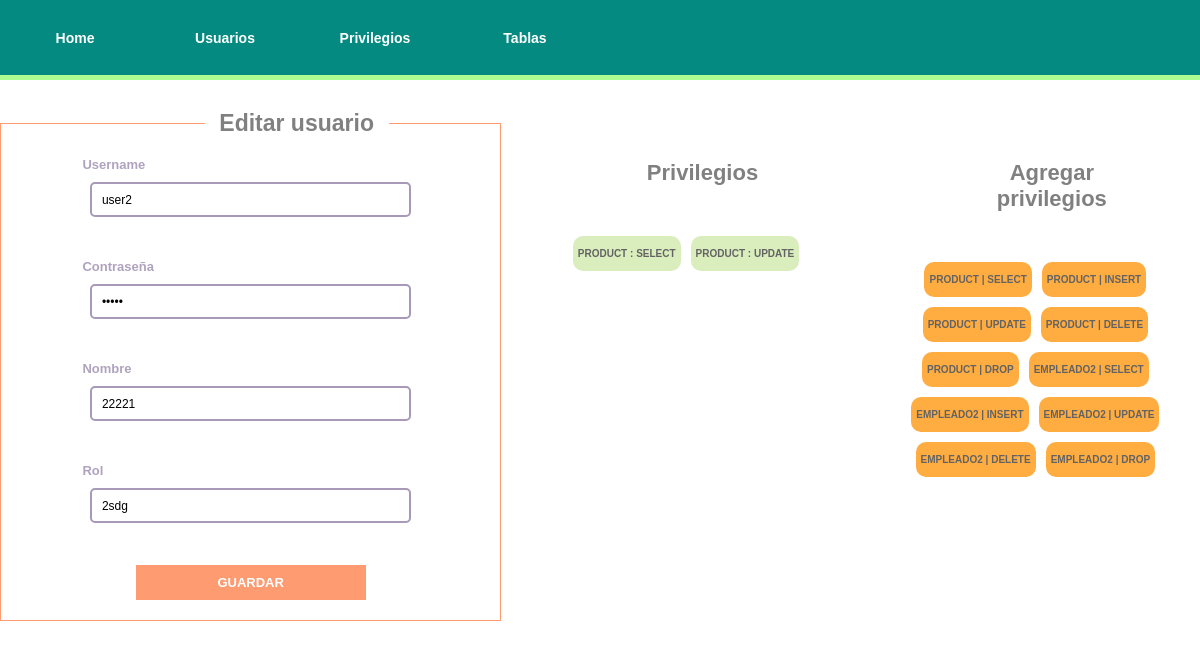
Page /administration/Users/10/EditUser/ on the earlier database version.
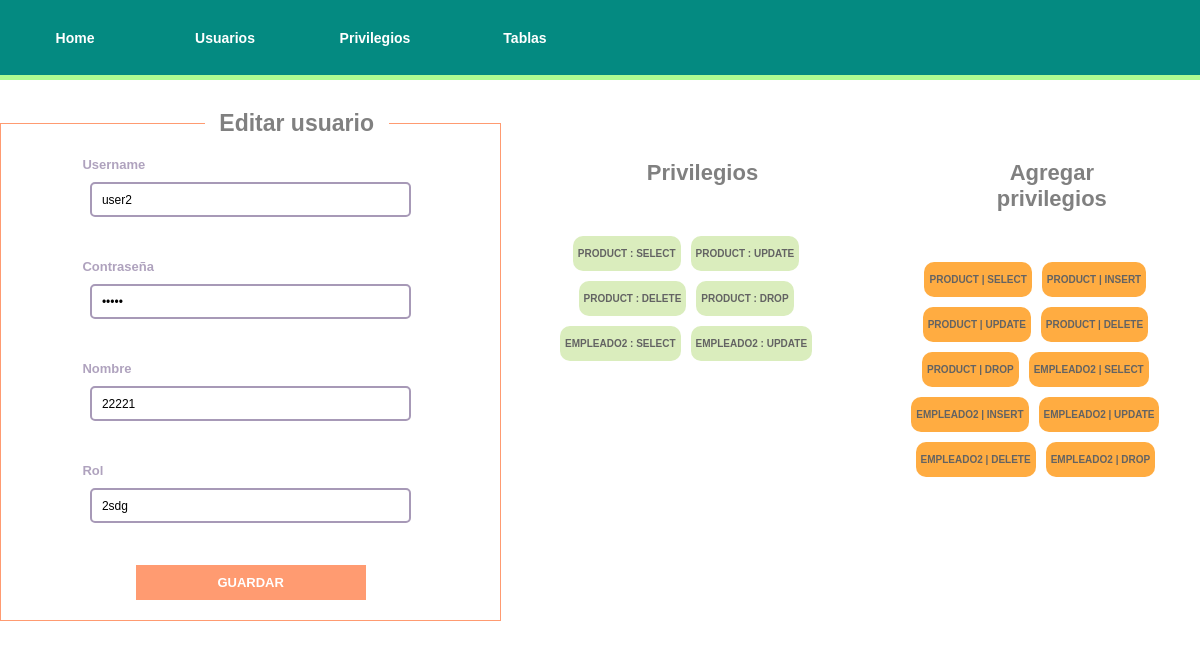
Same page on the later database version.
### administration/models.py (models this page shows, shortened)
class Control(models.Model):
    user = models.ForeignKey(User, on_delete = models.CASCADE)
    privilege = models.ForeignKey(Privilege, on_delete = models.CASCADE)
    table = models.ForeignKey(Table, on_delete = models.CASCADE)

class Table(models.Model):
    table = models.CharField(max_length = 50)
    description = models.CharField(max_length = 100)
    def __str__(self) -> str:
        return self.table

class Privilege(models.Model):
    privilege =  models.CharField(max_length = 50)
    description = models.CharField(max_length = 100)
    def __str__(self) -> str:
        return self.privilege

### administration/views.py (the view)
# urls.py: path("Users/<int:user_id>/EditUser/",views.editUser,name="edit_user"),
def editUser(request, user_id):
    tables={}
    privileges ={}
    for t in Table.objects.all():
        tables[t.id] = t.table
    for p in Privilege.objects.all():
        privileges[p.id]=p.privilege
    user=get_object_or_404(User, pk=user_id)
    priv = user.control_set.all()
    privs = {}
    for p in priv:
        privs[Table.objects.get(pk=p.table.id).table]=Privilege.objects.get(pk=p.privilege.id).privilege
    return render(request, "administration/new_user.html", {"user_obj":user,"privs":priv, "privileges":privileges, "tables":tables})

### administration/templates/administration/new_user.html (shortened to what this page needs)
{% load static %}
<!DOCTYPE html>
<html lang="es">
<head>
    <link rel="stylesheet" href="{% static 'styles/styles.css' %}">
</head>
<body>
    <nav>
        <ul>
            <li><a href="{% url 'administration:index' %}">Home</a></li>
            <li><a href="{% url 'administration:users' %}">Usuarios</a></li>
            <li><a href="{% url 'administration:privileges' %}">Privilegios</a></li>
            <li><a href="{% url 'administration:tables' %}">Tablas</a></li>
        </ul>
    </nav>
    <main>
        {% if user_obj %}
        <form action="{% url 'administration:update_user' user_obj.id %}" class="new-form" method="post">
            <fieldset>
                <legend>
                    <h1>Editar usuario</h1>
                </legend>
                <label for="username">Username</label>
                <input type="text" name="username" id="username" placeholder="Username" value="{{ user_obj.username }}"
                    required>
                <br>
                <br>
                <label for="password">Contraseña</label>
                <input type="password" name="password" id="password" placeholder="Escribe una contraseña"
                    value="{{ user_obj.username }}" required>
                <br>
                <br>
                <label for="name">Nombre</label>
                <input type="text" name="name" id="name" placeholder="Nombre" value="{{ user_obj.name }}" required>
                <br>
                <br>
                <label for="rol">Rol</label>
                <input type="text" name="rol" id="rol" placeholder="Rol" value="{{ user_obj.rol }}" required>
                <br>
                <br>
                <input type="submit" value="Guardar">
            </fieldset>
            <div class="privilege-container">
                <h2>
                    Privilegios
                </h2>
                <div>
                    <ul>
                        {% for op in privs %}
                        <li>{{ op.table }} : {{ op.privilege }}</li>
                        {% endfor %}
                    </ul>
                </div>
            </div>
            <div class="privilege-container">
                <h2>Agregar privilegios</h2>
                <ul>
                    {% for t, t_value in tables.items %}
                    {% for p, p_value in privileges.items %}
                    <li style="background-color: rgba(255, 153, 20, 0.808)"><a href="{% url 'administration:add_user_privilege' user_obj.id t p %}">{{ t_value }} | {{ p_value }}</a></li>
                    {% endfor %}
                    {% endfor %}
                </ul>
            </div>
        </form>
        {% endif %}
    </main>
</body>
</html>

Differences in the rows shown:
added Control: table "PRODUCT", privilege "DELETE"
added Control: table "PRODUCT", privilege "DROP"
added Control: table "EMPLEADO2", privilege "SELECT"
added Control: table "EMPLEADO2", privilege "UPDATE"
